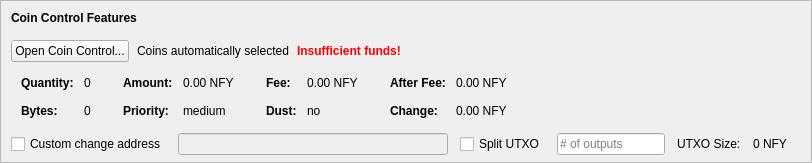
    <widget class="QFrame" name="frameCoinControl">
     <property name="sizePolicy">
      <sizepolicy hsizetype="Expanding" vsizetype="Expanding">
       <horstretch>0</horstretch>
       <verstretch>0</verstretch>
      </sizepolicy>
     </property>
     <property name="maximumSize">
      <size>
       <width>16777215</width>
       <height>16777215</height>
      </size>
     </property>
     <property name="frameShape">
      <enum>QFrame::StyledPanel</enum>
     </property>
     <property name="frameShadow">
      <enum>QFrame::Sunken</enum>
     </property>
     <layout class="QVBoxLayout" name="verticalLayoutCoinControl2">
      <property name="spacing">
       <number>0</number>
      </property>
      <property name="leftMargin">
       <number>0</number>
      </property>
      <property name="topMargin">
       <number>0</number>
      </property>
      <property name="rightMargin">
       <number>0</number>
      </property>
      <property name="bottomMargin">
       <number>6</number>
      </property>
      <item>
       <layout class="QVBoxLayout" name="verticalLayoutCoinControl" stretch="0,0,0,0,1">
        <property name="spacing">
         <number>0</number>
        </property>
        <property name="leftMargin">
         <number>10</number>
        </property>
        <property name="topMargin">
         <number>10</number>
        </property>
        <item>
         <layout class="QHBoxLayout" name="horizontalLayoutCoinControl1">
          <property name="bottomMargin">
           <number>15</number>
          </property>
          <item>
           <widget class="QLabel" name="labelCoinControlFeatures">
            <property name="sizePolicy">
             <sizepolicy hsizetype="Preferred" vsizetype="Maximum">
              <horstretch>0</horstretch>
              <verstretch>0</verstretch>
             </sizepolicy>
            </property>
            <property name="font">
             <font>
              <weight>75</weight>
              <bold>true</bold>
             </font>
            </property>
            <property name="styleSheet">
             <string notr="true">font-weight:bold;</string>
            </property>
            <property name="text">
             <string>Coin Control Features</string>
            </property>
           </widget>
          </item>
         </layout>
        </item>
        <item>
         <layout class="QHBoxLayout" name="horizontalLayoutCoinControl2" stretch="0,0,0,0">
          <property name="spacing">
           <number>8</number>
          </property>
          <property name="bottomMargin">
           <number>10</number>
          </property>
          <item>
           <widget class="QPushButton" name="pushButtonCoinControl">
            <property name="styleSheet">
             <string notr="true"/>
            </property>
            <property name="text">
             <string>Open Coin Control...</string>
            </property>
            <property name="autoDefault">
             <bool>false</bool>
            </property>
           </widget>
          </item>
          <item>
           <widget class="QLabel" name="labelCoinControlAutomaticallySelected">
            <property name="text">
             <string>Coins automatically selected</string>
            </property>
            <property name="margin">
             <number>5</number>
            </property>
           </widget>
          </item>
          <item>
           <widget class="QLabel" name="labelCoinControlInsuffFunds">
            <property name="font">
             <font>
              <weight>75</weight>
              <bold>true</bold>
             </font>
            </property>
            <property name="styleSheet">
             <string notr="true">color:red;font-weight:bold;</string>
            </property>
            <property name="text">
             <string>Insufficient funds!</string>
            </property>
            <property name="margin">
             <number>5</number>
            </property>
           </widget>
          </item>
          <item>
           <spacer name="horizontalSpacerCoinControl">
            <property name="orientation">
             <enum>Qt::Horizontal</enum>
            </property>
            <property name="sizeHint" stdset="0">
             <size>
              <width>40</width>
              <height>1</height>
             </size>
            </property>
           </spacer>
          </item>
         </layout>
        </item>
        <item>
         <widget class="QWidget" name="widgetCoinControl" native="true">
          <property name="sizePolicy">
           <sizepolicy hsizetype="Preferred" vsizetype="Preferred">
            <horstretch>0</horstretch>
            <verstretch>0</verstretch>
           </sizepolicy>
          </property>
          <property name="minimumSize">
           <size>
            <width>0</width>
            <height>0</height>
           </size>
          </property>
          <property name="styleSheet">
           <string notr="true"/>
          </property>
          <layout class="QHBoxLayout" name="horizontalLayoutCoinControl5">
           <property name="leftMargin">
            <number>0</number>
           </property>
           <property name="topMargin">
            <number>0</number>
           </property>
           <property name="rightMargin">
            <number>0</number>
           </property>
           <property name="bottomMargin">
            <number>0</number>
           </property>
           <item>
            <layout class="QHBoxLayout" name="horizontalLayoutCoinControl3" stretch="0,0,0,1">
             <property name="spacing">
              <number>20</number>
             </property>
             <property name="topMargin">
              <number>0</number>
             </property>
             <property name="bottomMargin">
              <number>10</number>
             </property>
             <item>
              <layout class="QFormLayout" name="formLayoutCoinControl1">
               <property name="horizontalSpacing">
                <number>10</number>
               </property>
               <property name="verticalSpacing">
                <number>14</number>
               </property>
               <property name="leftMargin">
                <number>10</number>
               </property>
               <property name="topMargin">
                <number>4</number>
               </property>
               <property name="rightMargin">
                <number>6</number>
               </property>
               <item row="0" column="0">
                <widget class="QLabel" name="labelCoinControlQuantityText">
                 <property name="font">
                  <font>
                   <weight>75</weight>
                   <bold>true</bold>
                  </font>
                 </property>
                 <property name="text">
                  <string>Quantity:</string>
                 </property>
                 <property name="margin">
                  <number>0</number>
                 </property>
                </widget>
               </item>
               <item row="0" column="1">
                <widget class="QLabel" name="labelCoinControlQuantity">
                 <property name="cursor">
                  <cursorShape>IBeamCursor</cursorShape>
                 </property>
                 <property name="contextMenuPolicy">
                  <enum>Qt::ActionsContextMenu</enum>
                 </property>
                 <property name="text">
                  <string notr="true">0</string>
                 </property>
                 <property name="margin">
                  <number>0</number>
                 </property>
                 <property name="textInteractionFlags">
                  <set>Qt::LinksAccessibleByMouse|Qt::TextSelectableByKeyboard|Qt::TextSelectableByMouse</set>
                 </property>
                </widget>
               </item>
               <item row="1" column="0">
                <widget class="QLabel" name="labelCoinControlBytesText">
                 <property name="font">
                  <font>
                   <weight>75</weight>
                   <bold>true</bold>
                  </font>
                 </property>
                 <property name="text">
                  <string>Bytes:</string>
                 </property>
                </widget>
               </item>
               <item row="1" column="1">
                <widget class="QLabel" name="labelCoinControlBytes">
                 <property name="cursor">
                  <cursorShape>IBeamCursor</cursorShape>
                 </property>
                 <property name="contextMenuPolicy">
                  <enum>Qt::ActionsContextMenu</enum>
                 </property>
                 <property name="text">
                  <string notr="true">0</string>
                 </property>
                 <property name="textInteractionFlags">
                  <set>Qt::LinksAccessibleByMouse|Qt::TextSelectableByKeyboard|Qt::TextSelectableByMouse</set>
                 </property>
                </widget>
               </item>
              </layout>
             </item>
             <item>
              <layout class="QFormLayout" name="formLayoutCoinControl2">
               <property name="horizontalSpacing">
                <number>10</number>
               </property>
               <property name="verticalSpacing">
                <number>14</number>
               </property>
               <property name="leftMargin">
                <number>6</number>
               </property>
               <property name="topMargin">
                <number>4</number>
               </property>
               <property name="rightMargin">
                <number>6</number>
               </property>
               <item row="0" column="0">
                <widget class="QLabel" name="labelCoinControlAmountText">
                 <property name="font">
                  <font>
                   <weight>75</weight>
                   <bold>true</bold>
                  </font>
                 </property>
                 <property name="text">
                  <string>Amount:</string>
                 </property>
                 <property name="margin">
                  <number>0</number>
                 </property>
                </widget>
               </item>
               <item row="0" column="1">
                <widget class="QLabel" name="labelCoinControlAmount">
                 <property name="cursor">
                  <cursorShape>IBeamCursor</cursorShape>
                 </property>
                 <property name="contextMenuPolicy">
                  <enum>Qt::ActionsContextMenu</enum>
                 </property>
                 <property name="text">
                  <string notr="true">0.00 NFY</string>
                 </property>
                 <property name="textInteractionFlags">
                  <set>Qt::LinksAccessibleByMouse|Qt::TextSelectableByKeyboard|Qt::TextSelectableByMouse</set>
                 </property>
                </widget>
               </item>
               <item row="1" column="0">
                <widget class="QLabel" name="labelCoinControlPriorityText">
                 <property name="font">
                  <font>
                   <weight>75</weight>
                   <bold>true</bold>
                  </font>
                 </property>
                 <property name="text">
                  <string>Priority:</string>
                 </property>
                </widget>
               </item>
               <item row="1" column="1">
                <widget class="QLabel" name="labelCoinControlPriority">
                 <property name="cursor">
                  <cursorShape>IBeamCursor</cursorShape>
                 </property>
                 <property name="contextMenuPolicy">
                  <enum>Qt::ActionsContextMenu</enum>
                 </property>
                 <property name="text">
                  <string>medium</string>
                 </property>
                 <property name="textInteractionFlags">
                  <set>Qt::LinksAccessibleByMouse|Qt::TextSelectableByKeyboard|Qt::TextSelectableByMouse</set>
                 </property>
                </widget>
               </item>
              </layout>
             </item>
             <item>
              <layout class="QFormLayout" name="formLayoutCoinControl3">
               <property name="horizontalSpacing">
                <number>10</number>
               </property>
               <property name="verticalSpacing">
                <number>14</number>
               </property>
               <property name="leftMargin">
                <number>6</number>
               </property>
               <property name="topMargin">
                <number>4</number>
               </property>
               <property name="rightMargin">
                <number>6</number>
               </property>
               <item row="0" column="0">
                <widget class="QLabel" name="labelCoinControlFeeText">
                 <property name="font">
                  <font>
                   <weight>75</weight>
                   <bold>true</bold>
                  </font>
                 </property>
                 <property name="text">
                  <string>Fee:</string>
                 </property>
                 <property name="margin">
                  <number>0</number>
                 </property>
                </widget>
               </item>
               <item row="0" column="1">
                <widget class="QLabel" name="labelCoinControlFee">
                 <property name="cursor">
                  <cursorShape>IBeamCursor</cursorShape>
                 </property>
                 <property name="contextMenuPolicy">
                  <enum>Qt::ActionsContextMenu</enum>
                 </property>
                 <property name="text">
                  <string notr="true">0.00 NFY</string>
                 </property>
                 <property name="textInteractionFlags">
                  <set>Qt::LinksAccessibleByMouse|Qt::TextSelectableByKeyboard|Qt::TextSelectableByMouse</set>
                 </property>
                </widget>
               </item>
               <item row="1" column="0">
                <widget class="QLabel" name="labelCoinControlLowOutputText">
                 <property name="font">
                  <font>
                   <weight>75</weight>
                   <bold>true</bold>
                  </font>
                 </property>
                 <property name="text">
                  <string>Dust:</string>
                 </property>
                </widget>
               </item>
               <item row="1" column="1">
                <widget class="QLabel" name="labelCoinControlLowOutput">
                 <property name="cursor">
                  <cursorShape>IBeamCursor</cursorShape>
                 </property>
                 <property name="contextMenuPolicy">
                  <enum>Qt::ActionsContextMenu</enum>
                 </property>
                 <property name="text">
                  <string>no</string>
                 </property>
                 <property name="textInteractionFlags">
                  <set>Qt::LinksAccessibleByMouse|Qt::TextSelectableByKeyboard|Qt::TextSelectableByMouse</set>
                 </property>
                </widget>
               </item>
              </layout>
             </item>
             <item>
              <layout class="QFormLayout" name="formLayoutCoinControl4">
               <property name="horizontalSpacing">
                <number>10</number>
               </property>
               <property name="verticalSpacing">
                <number>14</number>
               </property>
               <property name="leftMargin">
                <number>6</number>
               </property>
               <property name="topMargin">
                <number>4</number>
               </property>
               <property name="rightMargin">
                <number>6</number>
               </property>
               <item row="0" column="0">
                <widget class="QLabel" name="labelCoinControlAfterFeeText">
                 <property name="font">
                  <font>
                   <weight>75</weight>
                   <bold>true</bold>
                  </font>
                 </property>
                 <property name="text">
                  <string>After Fee:</string>
                 </property>
                 <property name="margin">
                  <number>0</number>
                 </property>
                </widget>
               </item>
               <item row="0" column="1">
                <widget class="QLabel" name="labelCoinControlAfterFee">
                 <property name="cursor">
                  <cursorShape>IBeamCursor</cursorShape>
                 </property>
                 <property name="contextMenuPolicy">
                  <enum>Qt::ActionsContextMenu</enum>
                 </property>
                 <property name="text">
                  <string notr="true">0.00 NFY</string>
                 </property>
                 <property name="textInteractionFlags">
                  <set>Qt::LinksAccessibleByMouse|Qt::TextSelectableByKeyboard|Qt::TextSelectableByMouse</set>
                 </property>
                </widget>
               </item>
               <item row="1" column="0">
                <widget class="QLabel" name="labelCoinControlChangeText">
                 <property name="font">
                  <font>
                   <weight>75</weight>
                   <bold>true</bold>
                  </font>
                 </property>
                 <property name="text">
                  <string>Change:</string>
                 </property>
                </widget>
               </item>
               <item row="1" column="1">
                <widget class="QLabel" name="labelCoinControlChange">
                 <property name="cursor">
                  <cursorShape>IBeamCursor</cursorShape>
                 </property>
                 <property name="contextMenuPolicy">
                  <enum>Qt::ActionsContextMenu</enum>
                 </property>
                 <property name="text">
                  <string notr="true">0.00 NFY</string>
                 </property>
                 <property name="textInteractionFlags">
                  <set>Qt::LinksAccessibleByMouse|Qt::TextSelectableByKeyboard|Qt::TextSelectableByMouse</set>
                 </property>
                </widget>
               </item>
              </layout>
             </item>
            </layout>
           </item>
          </layout>
         </widget>
        </item>
        <item>
         <layout class="QHBoxLayout" name="horizontalLayoutCoinControl4" stretch="0,0,0,0,0,0,0">
          <property name="spacing">
           <number>12</number>
          </property>
          <property name="sizeConstraint">
           <enum>QLayout::SetDefaultConstraint</enum>
          </property>
          <property name="topMargin">
           <number>5</number>
          </property>
          <property name="rightMargin">
           <number>5</number>
          </property>
          <item>
           <widget class="QCheckBox" name="checkBoxCoinControlChange">
            <property name="toolTip">
             <string>If this is activated, but the change address is empty or invalid, change will be sent to a newly generated address.</string>
            </property>
            <property name="text">
             <string>Custom change address</string>
            </property>
           </widget>
          </item>
          <item>
           <widget class="QValidatedLineEdit" name="lineEditCoinControlChange">
            <property name="enabled">
             <bool>false</bool>
            </property>
            <property name="sizePolicy">
             <sizepolicy hsizetype="Expanding" vsizetype="Fixed">
              <horstretch>0</horstretch>
              <verstretch>0</verstretch>
             </sizepolicy>
            </property>
           </widget>
          </item>
          <item>
           <widget class="QCheckBox" name="splitBlockCheckBox">
            <property name="text">
             <string>Split UTXO</string>
            </property>
           </widget>
          </item>
          <item>
           <widget class="QLineEdit" name="splitBlockLineEdit">
            <property name="sizePolicy">
             <sizepolicy hsizetype="Fixed" vsizetype="Fixed">
              <horstretch>50</horstretch>
              <verstretch>0</verstretch>
             </sizepolicy>
            </property>
            <property name="placeholderText">
             <string># of outputs</string>
            </property>
           </widget>
          </item>
          <item>
           <widget class="QLabel" name="labelBlockSizeText">
            <property name="text">
             <string>UTXO Size:</string>
            </property>
           </widget>
          </item>
          <item>
           <widget class="QLabel" name="labelBlockSize">
            <property name="text">
             <string>0 NFY</string>
            </property>
           </widget>
          </item>
          <item>
           <widget class="QLabel" name="labelCoinControlChangeLabel">
            <property name="sizePolicy">
             <sizepolicy hsizetype="Preferred" vsizetype="Expanding">
              <horstretch>0</horstretch>
              <verstretch>0</verstretch>
             </sizepolicy>
            </property>
            <property name="minimumSize">
             <size>
              <width>0</width>
              <height>0</height>
             </size>
            </property>
            <property name="text">
             <string/>
            </property>
            <property name="margin">
             <number>3</number>
            </property>
           </widget>
          </item>
         </layout>
        </item>
        <item>
         <spacer name="verticalSpacerCoinControl">
          <property name="orientation">
           <enum>Qt::Vertical</enum>
          </property>
          <property name="sizeHint" stdset="0">
           <size>
            <width>800</width>
            <height>1</height>
           </size>
          </property>
         </spacer>
        </item>
       </layout>
      </item>
     </layout>
    </widget>
